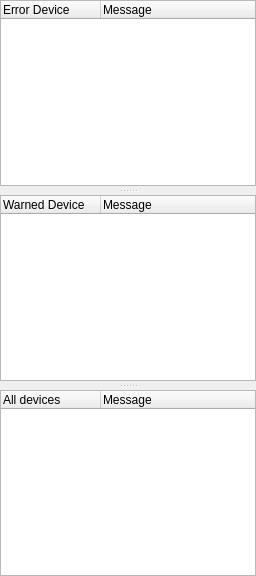
<?xml version="1.0" encoding="UTF-8"?>
<ui version="4.0">
 <class>RobotMonitorWidget</class>
 <widget class="RobotMonitorWidget" name="RobotMonitorWidget">
  <property name="minimumSize">
   <size>
    <width>200</width>
    <height>150</height>
   </size>
  </property>
  <property name="windowTitle">
   <string>Runtime Monitor</string>
  </property>
  <layout class="QVBoxLayout" name="vlayout_top">
   <property name="spacing">
    <number>0</number>
   </property>
   <property name="margin">
    <number>0</number>
   </property>
   <item>
    <widget class="QSplitter" name="splitter">
     <property name="orientation">
      <enum>Qt::Vertical</enum>
     </property>
     <property name="handleWidth">
      <number>9</number>
     </property>
     <widget class="QTreeWidget" name="err_flattree">
      <property name="minimumSize">
       <size>
        <width>75</width>
        <height>25</height>
       </size>
      </property>
      <property name="alternatingRowColors">
       <bool>true</bool>
      </property>
      <property name="sortingEnabled">
       <bool>false</bool>
      </property>
      <column>
       <property name="text">
        <string notr="true">Error Device</string>
       </property>
      </column>
      <column>
       <property name="text">
        <string>Message</string>
       </property>
      </column>
     </widget>
     <widget class="QTreeWidget" name="warn_flattree">
      <property name="minimumSize">
       <size>
        <width>75</width>
        <height>25</height>
       </size>
      </property>
      <property name="alternatingRowColors">
       <bool>true</bool>
      </property>
      <property name="sortingEnabled">
       <bool>false</bool>
      </property>
      <column>
       <property name="text">
        <string notr="true">Warned Device</string>
       </property>
      </column>
      <column>
       <property name="text">
        <string>Message</string>
       </property>
      </column>
     </widget>
     <widget class="QTreeWidget" name="tree_all_devices">
      <property name="minimumSize">
       <size>
        <width>75</width>
        <height>25</height>
       </size>
      </property>
      <property name="alternatingRowColors">
       <bool>true</bool>
      </property>
      <property name="sortingEnabled">
       <bool>false</bool>
      </property>
      <property name="animated">
       <bool>true</bool>
      </property>
      <attribute name="headerCascadingSectionResizes">
       <bool>true</bool>
      </attribute>
      <column>
       <property name="text">
        <string notr="true">All devices</string>
       </property>
       <property name="toolTip">
        <string/>
       </property>
       <property name="statusTip">
        <string/>
       </property>
      </column>
      <column>
       <property name="text">
        <string>Message</string>
       </property>
      </column>
     </widget>
    </widget>
   </item>
   <item>
    <widget class="TimelinePane" name="timeline_pane" />
   </item>
  </layout>
 </widget>
<customwidgets>
  <customwidget>
   <class>RobotMonitorWidget</class>
   <extends>QWidget</extends>
   <header>rqt_robot_monitor.robot_monitor</header>
  </customwidget>
  <customwidget>
   <class>TimelinePane</class>
   <extends>QWidget</extends>
   <header>rqt_robot_monitor.time_pane</header>
  </customwidget>
 </customwidgets>
 <resources/>
 <connections/>
</ui>
